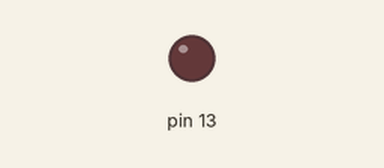
Bench run of a sketch on a simulated Arduino Uno, built with avr-gcc and run on an emulated ATmega328P. On the bench: output pins drawn as LEDs (lit = HIGH).

Above: at 1.5 s.
At 3.2 s:
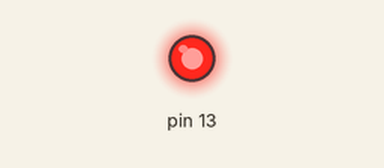
Timing chart, 0 to 5.9 s (numbered marks = the images above):
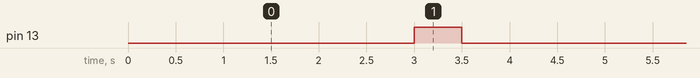

Measured:
- by itself, pin 13: alternates HIGH for 0.50 s and LOW for 4.0 s

The sketch:

sketch.ino
```cpp
void setup() {
  // put your setup code here, to run once:
pinMode(13, OUTPUT);
}

void loop()
{
  // put your main code here, to run repeatedly:


  for(int i = 0; i < 1; i++)
  {
     digitalWrite(13, LOW);
     delay(3000);

   }

  digitalWrite(13, HIGH);

  delay(500);
  digitalWrite(13, LOW);
  delay(1000);

}
```
